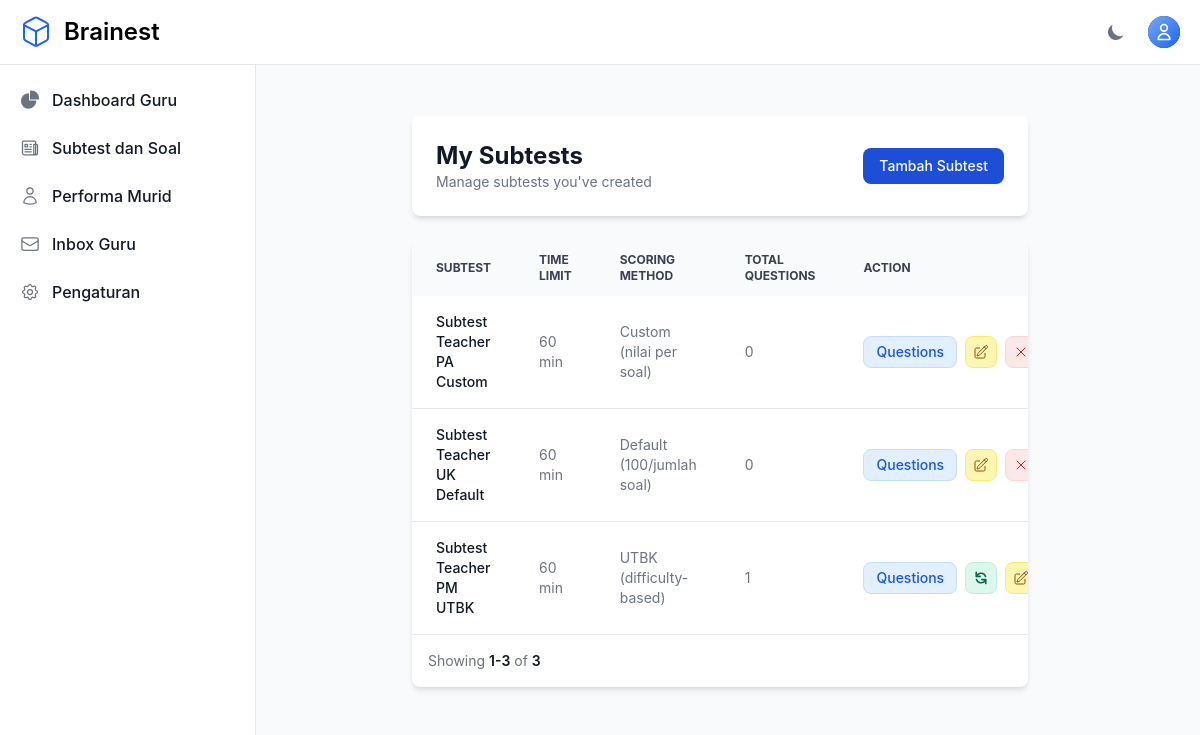
The app's page /teacher/categories/ (signed in), older data.
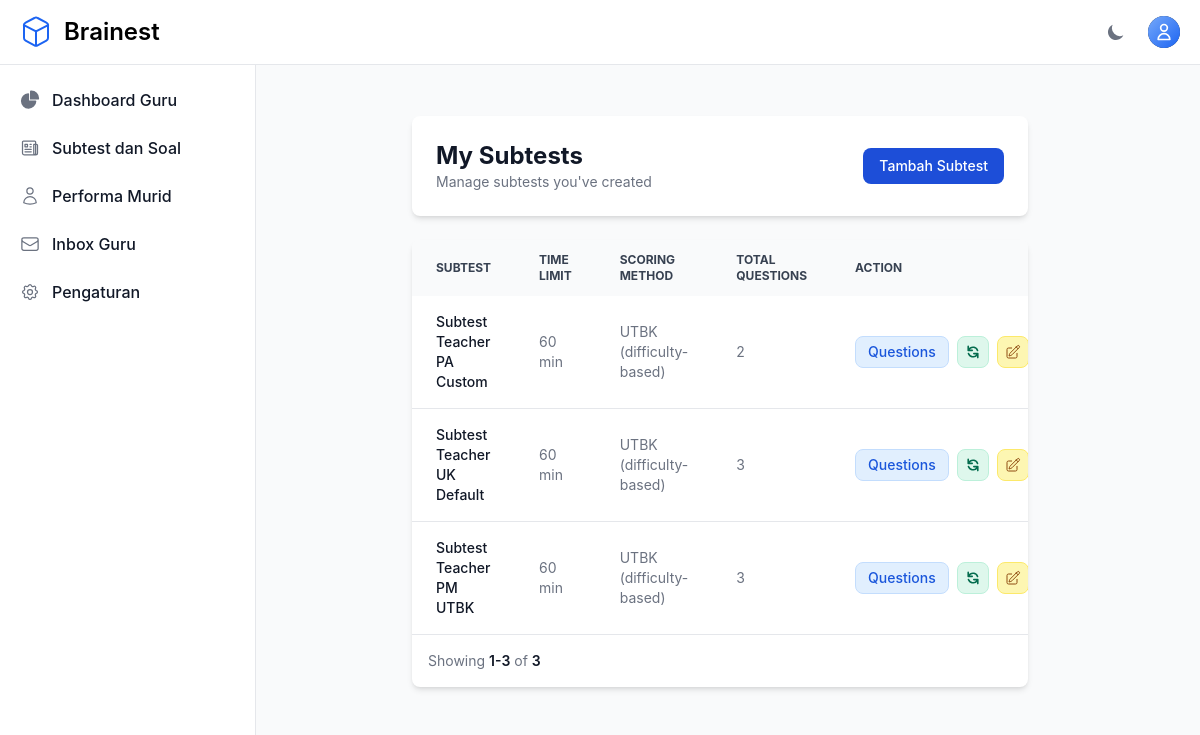
The same page, newer data.
### otosapp/models.py (models this page shows, shortened)
class Category(models.Model):
    SCORING_METHODS = [
        ('default', 'Default (100/jumlah soal)'),
        ('custom', 'Custom (nilai per soal)'),
        ('utbk', 'UTBK (difficulty-based)'),
    ]
    category_name = models.CharField(max_length=200)
    time_limit = models.IntegerField(default=60, help_text="Time limit in minutes (default: 60 minutes)")
    scoring_method = models.CharField(max_length=10, choices=SCORING_METHODS, default='default')
    passing_score = models.FloatField(default=75.0, help_text="Minimum score required to pass (0-100)")
    created_by = models.ForeignKey(
        User,
        on_delete=models.SET_NULL,
        null=True,
        blank=True,
        related_name='categories_created',
        help_text='Teacher who created this category'
    )
    teachers = models.ManyToManyField(
        User,
        related_name='teaching_categories',
        blank=True,
        help_text='Additional teachers assigned to this category'
    )

### otosapp/views.py (the view)
# urls.py: path('teacher/categories/', views.teacher_category_list, name='teacher_category_list'),
@login_required
@admin_or_teacher_required
def teacher_category_list(request):
    if request.user.is_admin():
        categories = Category.objects.all().order_by('-id')
    else:
        categories = Category.objects.filter(created_by=request.user).order_by('-id')
    paginator = Paginator(categories, 10)
    page = request.GET.get('page')
    try:
        categories_page = paginator.page(page)
    except PageNotAnInteger:
        categories_page = paginator.page(1)
    except EmptyPage:
        categories_page = paginator.page(paginator.num_pages)
    return render(request, 'teacher/category_list.html', {'categories': categories_page, 'paginator': paginator})

### otosapp/context_processors.py (called while the page is built)
def sidebar_context(request):
    context = {}
    if request.user.is_authenticated and (request.user.is_superuser or request.user.is_admin()):
        pending_payments_count = PaymentProof.objects.filter(status='pending').count()
        context['pending_payments_count'] = pending_payments_count
    return context

### otosapp/models.py (called while the page is built)
    def is_admin(self):
        return self.role and self.role.role_name == 'Admin'

### otosapp/templates/teacher/category_list.html (shortened to what the changed rows need)
{% extends 'base.html' %}
{% block content %}
<section class="bg-gray-50 dark:bg-gray-900 p-3 sm:p-5 antialiased">
    <div class="mx-auto max-w-screen-xl px-4 lg:px-12">
        <div class="bg-white dark:bg-gray-800 relative shadow-md sm:rounded-lg overflow-hidden mb-6">
            <div class="p-6 flex items-center justify-between">
                <div>
                    <h1 class="text-2xl font-bold text-gray-900 dark:text-white">My Subtests</h1>
                </div>
            </div>
        </div>
        <div class="bg-white dark:bg-gray-800 relative shadow-md sm:rounded-lg overflow-hidden">
            <div class="overflow-x-auto">
                <table class="w-full text-sm text-left text-gray-500 dark:text-gray-400">
                    <thead class="text-xs text-gray-700 uppercase bg-gray-50 dark:bg-gray-700 dark:text-gray-400">
                        <tr>
                            <th class="px-6 py-3">Subtest</th>
                            <th class="px-6 py-3">Time Limit</th>
                            <th class="px-6 py-3">Scoring Method</th>
                            <th class="px-6 py-3">Total Questions</th>
                            <th class="px-6 py-3">Action</th>
                        </tr>
                    </thead>
                    <tbody>
                        {% for category in categories %}
                        <tr class="border-b dark:border-gray-700 hover:bg-gray-50 dark:hover:bg-gray-700 transition-colors">
                            <td class="px-6 py-4 font-medium text-gray-900 dark:text-white">{{ category.category_name }}</td>
                            <td class="px-6 py-4">{{ category.time_limit }} min</td>
                            <td class="px-6 py-4">{{ category.get_scoring_method_display }}</td>
                            <td class="px-6 py-4">{{ category.question_set.count }}</td>
                            <td class="px-6 py-4">
                                <div class="flex items-center space-x-2">
                                    <a href="{% url 'teacher_question_list' category.id %}" class="flex items-center justify-center px-3 h-8 text-sm font-medium text-blue-700 bg-blue-100 border border-blue-200 rounded-lg hover:bg-blue-200 dark:bg-blue-900 dark:text-blue-300 dark:border-blue-700 dark:hover:bg-blue-800" title="Questions">Questions</a>
                                    {% if category.scoring_method == 'utbk' %}
                                    <a href="{% url 'update_utbk_coefficients' category.id %}" class="flex items-center justify-center w-8 h-8 text-sm font-medium text-green-700 bg-green-100 border border-green-200 rounded-lg hover:bg-green-200 dark:bg-green-900 dark:text-green-300 dark:border-green-700 dark:hover:bg-green-800" title="Update UTBK coefficients">
                                    </a>
                                    {% endif %}
                                    <a href="{% url 'teacher_category_update' category.id %}" class="flex items-center justify-center w-8 h-8 text-sm font-medium text-yellow-700 bg-yellow-100 border border-yellow-200 rounded-lg hover:bg-yellow-200 dark:bg-yellow-900 dark:text-yellow-300 dark:border-yellow-700 dark:hover:bg-yellow-800" title="Edit">
                                    </a>
                                    <button type="button" onclick="confirmCategoryDelete('{{ category.id }}')" class="flex items-center justify-center w-8 h-8 text-sm font-medium text-red-700 bg-red-100 border border-red-200 rounded-lg hover:bg-red-200 dark:bg-red-900 dark:text-red-300 dark:border-red-700 dark:hover:bg-red-800" title="Delete">
                                        <svg xmlns="http://www.w3.org/2000/svg" fill="none" viewBox="0 0 24 24" stroke-width="1.5" stroke="currentColor" class="w-4 h-4" fill="currentColor" viewBox="0 0 20 20">
                                            <path stroke-linecap="round" stroke-linejoin="round" d="M6 18 18 6M6 6l12 12" />
                                        </svg>
                                    </button>
                                </div>
                            </td>
                        </tr>
                        {% endfor %}
                    </tbody>
                </table>
            </div>
        </div>
    </div>
</section>
{% endblock %}

Row changes from the older to the newer data that the page shows:
changed Category "Subtest Teacher PA Custom": scoring_method "Custom (nilai per soal)" → "UTBK (difficulty-based)"; question_set.count "0" → "2"
changed Category "Subtest Teacher UK Default": scoring_method "Default (100/jumlah soal)" → "UTBK (difficulty-based)"; question_set.count "0" → "3"
computed for Category "Subtest Teacher PM UTBK": question_set.count "1" → "3"
